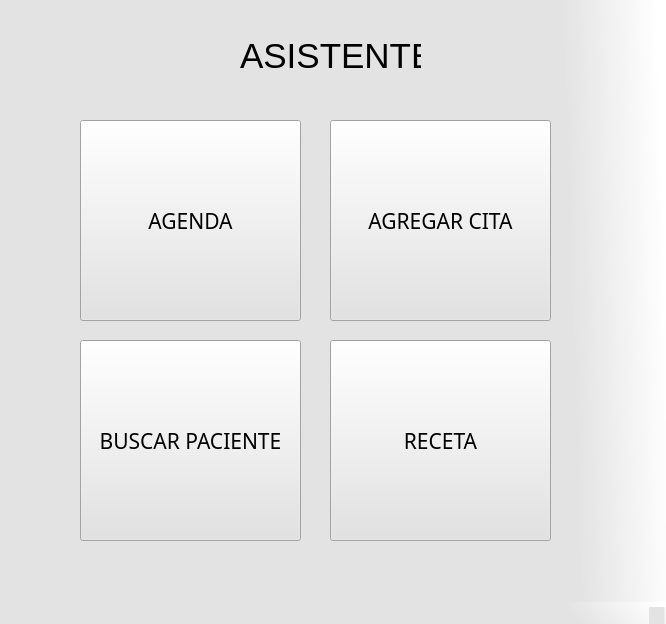
<?xml version="1.0" encoding="UTF-8"?>
<ui version="4.0">
 <class>MainWindow</class>
 <widget class="QMainWindow" name="MainWindow">
  <property name="geometry">
   <rect>
    <x>0</x>
    <y>0</y>
    <width>666</width>
    <height>624</height>
   </rect>
  </property>
  <property name="palette">
   <palette>
    <active>
     <colorrole role="WindowText">
      <brush brushstyle="SolidPattern">
       <color alpha="255">
        <red>0</red>
        <green>0</green>
        <blue>0</blue>
       </color>
      </brush>
     </colorrole>
     <colorrole role="Button">
      <brush brushstyle="LinearGradientPattern">
       <gradient startx="0.000000000000000" starty="0.580000000000000" endx="1.000000000000000" endy="0.551000000000000" type="LinearGradient" spread="PadSpread" coordinatemode="ObjectBoundingMode">
        <gradientstop position="0.857955000000000">
         <color alpha="255">
          <red>227</red>
          <green>227</green>
          <blue>227</blue>
         </color>
        </gradientstop>
        <gradientstop position="1.000000000000000">
         <color alpha="255">
          <red>255</red>
          <green>255</green>
          <blue>255</blue>
         </color>
        </gradientstop>
       </gradient>
      </brush>
     </colorrole>
     <colorrole role="Light">
      <brush brushstyle="SolidPattern">
       <color alpha="255">
        <red>102</red>
        <green>255</green>
        <blue>255</blue>
       </color>
      </brush>
     </colorrole>
     <colorrole role="Midlight">
      <brush brushstyle="SolidPattern">
       <color alpha="255">
        <red>81</red>
        <green>218</green>
        <blue>218</blue>
       </color>
      </brush>
     </colorrole>
     <colorrole role="Dark">
      <brush brushstyle="SolidPattern">
       <color alpha="255">
        <red>30</red>
        <green>91</green>
        <blue>91</blue>
       </color>
      </brush>
     </colorrole>
     <colorrole role="Mid">
      <brush brushstyle="SolidPattern">
       <color alpha="255">
        <red>40</red>
        <green>121</green>
        <blue>121</blue>
       </color>
      </brush>
     </colorrole>
     <colorrole role="Text">
      <brush brushstyle="SolidPattern">
       <color alpha="255">
        <red>0</red>
        <green>0</green>
        <blue>0</blue>
       </color>
      </brush>
     </colorrole>
     <colorrole role="BrightText">
      <brush brushstyle="SolidPattern">
       <color alpha="255">
        <red>255</red>
        <green>255</green>
        <blue>255</blue>
       </color>
      </brush>
     </colorrole>
     <colorrole role="ButtonText">
      <brush brushstyle="SolidPattern">
       <color alpha="255">
        <red>0</red>
        <green>0</green>
        <blue>0</blue>
       </color>
      </brush>
     </colorrole>
     <colorrole role="Base">
      <brush brushstyle="LinearGradientPattern">
       <gradient startx="0.000000000000000" starty="0.580000000000000" endx="1.000000000000000" endy="0.551000000000000" type="LinearGradient" spread="PadSpread" coordinatemode="ObjectBoundingMode">
        <gradientstop position="0.857955000000000">
         <color alpha="255">
          <red>227</red>
          <green>227</green>
          <blue>227</blue>
         </color>
        </gradientstop>
        <gradientstop position="1.000000000000000">
         <color alpha="255">
          <red>255</red>
          <green>255</green>
          <blue>255</blue>
         </color>
        </gradientstop>
       </gradient>
      </brush>
     </colorrole>
     <colorrole role="Window">
      <brush brushstyle="LinearGradientPattern">
       <gradient startx="0.000000000000000" starty="0.580000000000000" endx="1.000000000000000" endy="0.551000000000000" type="LinearGradient" spread="PadSpread" coordinatemode="ObjectBoundingMode">
        <gradientstop position="0.857955000000000">
         <color alpha="255">
          <red>227</red>
          <green>227</green>
          <blue>227</blue>
         </color>
        </gradientstop>
        <gradientstop position="1.000000000000000">
         <color alpha="255">
          <red>255</red>
          <green>255</green>
          <blue>255</blue>
         </color>
        </gradientstop>
       </gradient>
      </brush>
     </colorrole>
     <colorrole role="Shadow">
      <brush brushstyle="SolidPattern">
       <color alpha="255">
        <red>0</red>
        <green>0</green>
        <blue>0</blue>
       </color>
      </brush>
     </colorrole>
     <colorrole role="AlternateBase">
      <brush brushstyle="SolidPattern">
       <color alpha="255">
        <red>157</red>
        <green>218</green>
        <blue>218</blue>
       </color>
      </brush>
     </colorrole>
     <colorrole role="ToolTipBase">
      <brush brushstyle="SolidPattern">
       <color alpha="255">
        <red>255</red>
        <green>255</green>
        <blue>220</blue>
       </color>
      </brush>
     </colorrole>
     <colorrole role="ToolTipText">
      <brush brushstyle="SolidPattern">
       <color alpha="255">
        <red>0</red>
        <green>0</green>
        <blue>0</blue>
       </color>
      </brush>
     </colorrole>
     <colorrole role="PlaceholderText">
      <brush brushstyle="SolidPattern">
       <color alpha="128">
        <red>0</red>
        <green>0</green>
        <blue>0</blue>
       </color>
      </brush>
     </colorrole>
    </active>
    <inactive>
     <colorrole role="WindowText">
      <brush brushstyle="SolidPattern">
       <color alpha="255">
        <red>0</red>
        <green>0</green>
        <blue>0</blue>
       </color>
      </brush>
     </colorrole>
     <colorrole role="Button">
      <brush brushstyle="LinearGradientPattern">
       <gradient startx="0.000000000000000" starty="0.580000000000000" endx="1.000000000000000" endy="0.551000000000000" type="LinearGradient" spread="PadSpread" coordinatemode="ObjectBoundingMode">
        <gradientstop position="0.857955000000000">
         <color alpha="255">
          <red>227</red>
          <green>227</green>
          <blue>227</blue>
         </color>
        </gradientstop>
        <gradientstop position="1.000000000000000">
         <color alpha="255">
          <red>255</red>
          <green>255</green>
          <blue>255</blue>
         </color>
        </gradientstop>
       </gradient>
      </brush>
     </colorrole>
     <colorrole role="Light">
      <brush brushstyle="SolidPattern">
       <color alpha="255">
        <red>102</red>
        <green>255</green>
        <blue>255</blue>
       </color>
      </brush>
     </colorrole>
     <colorrole role="Midlight">
      <brush brushstyle="SolidPattern">
       <color alpha="255">
        <red>81</red>
        <green>218</green>
        <blue>218</blue>
       </color>
      </brush>
     </colorrole>
     <colorrole role="Dark">
      <brush brushstyle="SolidPattern">
       <color alpha="255">
        <red>30</red>
        <green>91</green>
        <blue>91</blue>
       </color>
      </brush>
     </colorrole>
     <colorrole role="Mid">
      <brush brushstyle="SolidPattern">
       <color alpha="255">
        <red>40</red>
        <green>121</green>
        <blue>121</blue>
       </color>
      </brush>
     </colorrole>
     <colorrole role="Text">
      <brush brushstyle="SolidPattern">
       <color alpha="255">
        <red>0</red>
        <green>0</green>
        <blue>0</blue>
       </color>
      </brush>
     </colorrole>
     <colorrole role="BrightText">
      <brush brushstyle="SolidPattern">
       <color alpha="255">
        <red>255</red>
        <green>255</green>
        <blue>255</blue>
       </color>
      </brush>
     </colorrole>
     <colorrole role="ButtonText">
      <brush brushstyle="SolidPattern">
       <color alpha="255">
        <red>0</red>
        <green>0</green>
        <blue>0</blue>
       </color>
      </brush>
     </colorrole>
     <colorrole role="Base">
      <brush brushstyle="LinearGradientPattern">
       <gradient startx="0.000000000000000" starty="0.580000000000000" endx="1.000000000000000" endy="0.551000000000000" type="LinearGradient" spread="PadSpread" coordinatemode="ObjectBoundingMode">
        <gradientstop position="0.857955000000000">
         <color alpha="255">
          <red>227</red>
          <green>227</green>
          <blue>227</blue>
         </color>
        </gradientstop>
        <gradientstop position="1.000000000000000">
         <color alpha="255">
          <red>255</red>
          <green>255</green>
          <blue>255</blue>
         </color>
        </gradientstop>
       </gradient>
      </brush>
     </colorrole>
     <colorrole role="Window">
      <brush brushstyle="LinearGradientPattern">
       <gradient startx="0.000000000000000" starty="0.580000000000000" endx="1.000000000000000" endy="0.551000000000000" type="LinearGradient" spread="PadSpread" coordinatemode="ObjectBoundingMode">
        <gradientstop position="0.857955000000000">
         <color alpha="255">
          <red>227</red>
          <green>227</green>
          <blue>227</blue>
         </color>
        </gradientstop>
        <gradientstop position="1.000000000000000">
         <color alpha="255">
          <red>255</red>
          <green>255</green>
          <blue>255</blue>
         </color>
        </gradientstop>
       </gradient>
      </brush>
     </colorrole>
     <colorrole role="Shadow">
      <brush brushstyle="SolidPattern">
       <color alpha="255">
        <red>0</red>
        <green>0</green>
        <blue>0</blue>
       </color>
      </brush>
     </colorrole>
     <colorrole role="AlternateBase">
      <brush brushstyle="SolidPattern">
       <color alpha="255">
        <red>157</red>
        <green>218</green>
        <blue>218</blue>
       </color>
      </brush>
     </colorrole>
     <colorrole role="ToolTipBase">
      <brush brushstyle="SolidPattern">
       <color alpha="255">
        <red>255</red>
        <green>255</green>
        <blue>220</blue>
       </color>
      </brush>
     </colorrole>
     <colorrole role="ToolTipText">
      <brush brushstyle="SolidPattern">
       <color alpha="255">
        <red>0</red>
        <green>0</green>
        <blue>0</blue>
       </color>
      </brush>
     </colorrole>
     <colorrole role="PlaceholderText">
      <brush brushstyle="SolidPattern">
       <color alpha="128">
        <red>0</red>
        <green>0</green>
        <blue>0</blue>
       </color>
      </brush>
     </colorrole>
    </inactive>
    <disabled>
     <colorrole role="WindowText">
      <brush brushstyle="SolidPattern">
       <color alpha="255">
        <red>30</red>
        <green>91</green>
        <blue>91</blue>
       </color>
      </brush>
     </colorrole>
     <colorrole role="Button">
      <brush brushstyle="LinearGradientPattern">
       <gradient startx="0.000000000000000" starty="0.580000000000000" endx="1.000000000000000" endy="0.551000000000000" type="LinearGradient" spread="PadSpread" coordinatemode="ObjectBoundingMode">
        <gradientstop position="0.857955000000000">
         <color alpha="255">
          <red>227</red>
          <green>227</green>
          <blue>227</blue>
         </color>
        </gradientstop>
        <gradientstop position="1.000000000000000">
         <color alpha="255">
          <red>255</red>
          <green>255</green>
          <blue>255</blue>
         </color>
        </gradientstop>
       </gradient>
      </brush>
     </colorrole>
     <colorrole role="Light">
      <brush brushstyle="SolidPattern">
       <color alpha="255">
        <red>102</red>
        <green>255</green>
        <blue>255</blue>
       </color>
      </brush>
     </colorrole>
     <colorrole role="Midlight">
      <brush brushstyle="SolidPattern">
       <color alpha="255">
        <red>81</red>
        <green>218</green>
        <blue>218</blue>
       </color>
      </brush>
     </colorrole>
     <colorrole role="Dark">
      <brush brushstyle="SolidPattern">
       <color alpha="255">
        <red>30</red>
        <green>91</green>
        <blue>91</blue>
       </color>
      </brush>
     </colorrole>
     <colorrole role="Mid">
      <brush brushstyle="SolidPattern">
       <color alpha="255">
        <red>40</red>
        <green>121</green>
        <blue>121</blue>
       </color>
      </brush>
     </colorrole>
     <colorrole role="Text">
      <brush brushstyle="SolidPattern">
       <color alpha="255">
        <red>30</red>
        <green>91</green>
        <blue>91</blue>
       </color>
      </brush>
     </colorrole>
     <colorrole role="BrightText">
      <brush brushstyle="SolidPattern">
       <color alpha="255">
        <red>255</red>
        <green>255</green>
        <blue>255</blue>
       </color>
      </brush>
     </colorrole>
     <colorrole role="ButtonText">
      <brush brushstyle="SolidPattern">
       <color alpha="255">
        <red>30</red>
        <green>91</green>
        <blue>91</blue>
       </color>
      </brush>
     </colorrole>
     <colorrole role="Base">
      <brush brushstyle="LinearGradientPattern">
       <gradient startx="0.000000000000000" starty="0.580000000000000" endx="1.000000000000000" endy="0.551000000000000" type="LinearGradient" spread="PadSpread" coordinatemode="ObjectBoundingMode">
        <gradientstop position="0.857955000000000">
         <color alpha="255">
          <red>227</red>
          <green>227</green>
          <blue>227</blue>
         </color>
        </gradientstop>
        <gradientstop position="1.000000000000000">
         <color alpha="255">
          <red>255</red>
          <green>255</green>
          <blue>255</blue>
         </color>
        </gradientstop>
       </gradient>
      </brush>
     </colorrole>
     <colorrole role="Window">
      <brush brushstyle="LinearGradientPattern">
       <gradient startx="0.000000000000000" starty="0.580000000000000" endx="1.000000000000000" endy="0.551000000000000" type="LinearGradient" spread="PadSpread" coordinatemode="ObjectBoundingMode">
        <gradientstop position="0.857955000000000">
         <color alpha="255">
          <red>227</red>
          <green>227</green>
          <blue>227</blue>
         </color>
        </gradientstop>
        <gradientstop position="1.000000000000000">
         <color alpha="255">
          <red>255</red>
          <green>255</green>
          <blue>255</blue>
         </color>
        </gradientstop>
       </gradient>
      </brush>
     </colorrole>
     <colorrole role="Shadow">
      <brush brushstyle="SolidPattern">
       <color alpha="255">
        <red>0</red>
        <green>0</green>
        <blue>0</blue>
       </color>
      </brush>
     </colorrole>
     <colorrole role="AlternateBase">
      <brush brushstyle="SolidPattern">
       <color alpha="255">
        <red>60</red>
        <green>182</green>
        <blue>182</blue>
       </color>
      </brush>
     </colorrole>
     <colorrole role="ToolTipBase">
      <brush brushstyle="SolidPattern">
       <color alpha="255">
        <red>255</red>
        <green>255</green>
        <blue>220</blue>
       </color>
      </brush>
     </colorrole>
     <colorrole role="ToolTipText">
      <brush brushstyle="SolidPattern">
       <color alpha="255">
        <red>0</red>
        <green>0</green>
        <blue>0</blue>
       </color>
      </brush>
     </colorrole>
     <colorrole role="PlaceholderText">
      <brush brushstyle="SolidPattern">
       <color alpha="128">
        <red>0</red>
        <green>0</green>
        <blue>0</blue>
       </color>
      </brush>
     </colorrole>
    </disabled>
   </palette>
  </property>
  <property name="windowTitle">
   <string>Asistente</string>
  </property>
  <property name="styleSheet">
   <string notr="true">background-color: qlineargradient(spread:pad, x1:0, y1:0.58, x2:1, y2:0.551, stop:0.857955 rgba(227, 227, 227, 255), stop:1 rgba(255, 255, 255, 255));</string>
  </property>
  <widget class="QWidget" name="centralwidget">
   <widget class="QPushButton" name="pb_receta_a">
    <property name="geometry">
     <rect>
      <x>330</x>
      <y>340</y>
      <width>221</width>
      <height>201</height>
     </rect>
    </property>
    <property name="font">
     <font>
      <family>Nirmala UI Semilight</family>
      <pointsize>16</pointsize>
     </font>
    </property>
    <property name="styleSheet">
     <string notr="true">background-color: rgb(227, 227, 227);</string>
    </property>
    <property name="text">
     <string>RECETA</string>
    </property>
   </widget>
   <widget class="QLabel" name="label">
    <property name="geometry">
     <rect>
      <x>240</x>
      <y>30</y>
      <width>181</width>
      <height>51</height>
     </rect>
    </property>
    <property name="font">
     <font>
      <pointsize>26</pointsize>
     </font>
    </property>
    <property name="layoutDirection">
     <enum>Qt::LeftToRight</enum>
    </property>
    <property name="styleSheet">
     <string notr="true">background-color: rgb(227, 227, 227);</string>
    </property>
    <property name="text">
     <string>ASISTENTE</string>
    </property>
   </widget>
   <widget class="QPushButton" name="pb_agenda_a">
    <property name="geometry">
     <rect>
      <x>80</x>
      <y>120</y>
      <width>221</width>
      <height>201</height>
     </rect>
    </property>
    <property name="palette">
     <palette>
      <active>
       <colorrole role="WindowText">
        <brush brushstyle="SolidPattern">
         <color alpha="255">
          <red>0</red>
          <green>0</green>
          <blue>0</blue>
         </color>
        </brush>
       </colorrole>
       <colorrole role="Button">
        <brush brushstyle="SolidPattern">
         <color alpha="255">
          <red>227</red>
          <green>227</green>
          <blue>227</blue>
         </color>
        </brush>
       </colorrole>
       <colorrole role="Light">
        <brush brushstyle="SolidPattern">
         <color alpha="255">
          <red>255</red>
          <green>255</green>
          <blue>255</blue>
         </color>
        </brush>
       </colorrole>
       <colorrole role="Midlight">
        <brush brushstyle="SolidPattern">
         <color alpha="255">
          <red>212</red>
          <green>255</green>
          <blue>255</blue>
         </color>
        </brush>
       </colorrole>
       <colorrole role="Dark">
        <brush brushstyle="SolidPattern">
         <color alpha="255">
          <red>85</red>
          <green>127</green>
          <blue>127</blue>
         </color>
        </brush>
       </colorrole>
       <colorrole role="Mid">
        <brush brushstyle="SolidPattern">
         <color alpha="255">
          <red>113</red>
          <green>170</green>
          <blue>170</blue>
         </color>
        </brush>
       </colorrole>
       <colorrole role="Text">
        <brush brushstyle="SolidPattern">
         <color alpha="255">
          <red>0</red>
          <green>0</green>
          <blue>0</blue>
         </color>
        </brush>
       </colorrole>
       <colorrole role="BrightText">
        <brush brushstyle="SolidPattern">
         <color alpha="255">
          <red>255</red>
          <green>255</green>
          <blue>255</blue>
         </color>
        </brush>
       </colorrole>
       <colorrole role="ButtonText">
        <brush brushstyle="SolidPattern">
         <color alpha="255">
          <red>0</red>
          <green>0</green>
          <blue>0</blue>
         </color>
        </brush>
       </colorrole>
       <colorrole role="Base">
        <brush brushstyle="SolidPattern">
         <color alpha="255">
          <red>227</red>
          <green>227</green>
          <blue>227</blue>
         </color>
        </brush>
       </colorrole>
       <colorrole role="Window">
        <brush brushstyle="SolidPattern">
         <color alpha="255">
          <red>227</red>
          <green>227</green>
          <blue>227</blue>
         </color>
        </brush>
       </colorrole>
       <colorrole role="Shadow">
        <brush brushstyle="SolidPattern">
         <color alpha="255">
          <red>0</red>
          <green>0</green>
          <blue>0</blue>
         </color>
        </brush>
       </colorrole>
       <colorrole role="AlternateBase">
        <brush brushstyle="SolidPattern">
         <color alpha="255">
          <red>212</red>
          <green>255</green>
          <blue>255</blue>
         </color>
        </brush>
       </colorrole>
       <colorrole role="ToolTipBase">
        <brush brushstyle="SolidPattern">
         <color alpha="255">
          <red>255</red>
          <green>255</green>
          <blue>220</blue>
         </color>
        </brush>
       </colorrole>
       <colorrole role="ToolTipText">
        <brush brushstyle="SolidPattern">
         <color alpha="255">
          <red>0</red>
          <green>0</green>
          <blue>0</blue>
         </color>
        </brush>
       </colorrole>
       <colorrole role="PlaceholderText">
        <brush brushstyle="SolidPattern">
         <color alpha="128">
          <red>0</red>
          <green>0</green>
          <blue>0</blue>
         </color>
        </brush>
       </colorrole>
      </active>
      <inactive>
       <colorrole role="WindowText">
        <brush brushstyle="SolidPattern">
         <color alpha="255">
          <red>0</red>
          <green>0</green>
          <blue>0</blue>
         </color>
        </brush>
       </colorrole>
       <colorrole role="Button">
        <brush brushstyle="SolidPattern">
         <color alpha="255">
          <red>227</red>
          <green>227</green>
          <blue>227</blue>
         </color>
        </brush>
       </colorrole>
       <colorrole role="Light">
        <brush brushstyle="SolidPattern">
         <color alpha="255">
          <red>255</red>
          <green>255</green>
          <blue>255</blue>
         </color>
        </brush>
       </colorrole>
       <colorrole role="Midlight">
        <brush brushstyle="SolidPattern">
         <color alpha="255">
          <red>212</red>
          <green>255</green>
          <blue>255</blue>
         </color>
        </brush>
       </colorrole>
       <colorrole role="Dark">
        <brush brushstyle="SolidPattern">
         <color alpha="255">
          <red>85</red>
          <green>127</green>
          <blue>127</blue>
         </color>
        </brush>
       </colorrole>
       <colorrole role="Mid">
        <brush brushstyle="SolidPattern">
         <color alpha="255">
          <red>113</red>
          <green>170</green>
          <blue>170</blue>
         </color>
        </brush>
       </colorrole>
       <colorrole role="Text">
        <brush brushstyle="SolidPattern">
         <color alpha="255">
          <red>0</red>
          <green>0</green>
          <blue>0</blue>
         </color>
        </brush>
       </colorrole>
       <colorrole role="BrightText">
        <brush brushstyle="SolidPattern">
         <color alpha="255">
          <red>255</red>
          <green>255</green>
          <blue>255</blue>
         </color>
        </brush>
       </colorrole>
       <colorrole role="ButtonText">
        <brush brushstyle="SolidPattern">
         <color alpha="255">
          <red>0</red>
          <green>0</green>
          <blue>0</blue>
         </color>
        </brush>
       </colorrole>
       <colorrole role="Base">
        <brush brushstyle="SolidPattern">
         <color alpha="255">
          <red>227</red>
          <green>227</green>
          <blue>227</blue>
         </color>
        </brush>
       </colorrole>
       <colorrole role="Window">
        <brush brushstyle="SolidPattern">
         <color alpha="255">
          <red>227</red>
          <green>227</green>
          <blue>227</blue>
         </color>
        </brush>
       </colorrole>
       <colorrole role="Shadow">
        <brush brushstyle="SolidPattern">
         <color alpha="255">
          <red>0</red>
          <green>0</green>
          <blue>0</blue>
         </color>
        </brush>
       </colorrole>
       <colorrole role="AlternateBase">
        <brush brushstyle="SolidPattern">
         <color alpha="255">
          <red>212</red>
          <green>255</green>
          <blue>255</blue>
         </color>
        </brush>
       </colorrole>
       <colorrole role="ToolTipBase">
        <brush brushstyle="SolidPattern">
         <color alpha="255">
          <red>255</red>
          <green>255</green>
          <blue>220</blue>
         </color>
        </brush>
       </colorrole>
       <colorrole role="ToolTipText">
        <brush brushstyle="SolidPattern">
         <color alpha="255">
          <red>0</red>
          <green>0</green>
          <blue>0</blue>
         </color>
        </brush>
       </colorrole>
       <colorrole role="PlaceholderText">
        <brush brushstyle="SolidPattern">
         <color alpha="128">
          <red>0</red>
          <green>0</green>
          <blue>0</blue>
         </color>
        </brush>
       </colorrole>
      </inactive>
      <disabled>
       <colorrole role="WindowText">
        <brush brushstyle="SolidPattern">
         <color alpha="255">
          <red>85</red>
          <green>127</green>
          <blue>127</blue>
         </color>
        </brush>
       </colorrole>
       <colorrole role="Button">
        <brush brushstyle="SolidPattern">
         <color alpha="255">
          <red>227</red>
          <green>227</green>
          <blue>227</blue>
         </color>
        </brush>
       </colorrole>
       <colorrole role="Light">
        <brush brushstyle="SolidPattern">
         <color alpha="255">
          <red>255</red>
          <green>255</green>
          <blue>255</blue>
         </color>
        </brush>
       </colorrole>
       <colorrole role="Midlight">
        <brush brushstyle="SolidPattern">
         <color alpha="255">
          <red>212</red>
          <green>255</green>
          <blue>255</blue>
         </color>
        </brush>
       </colorrole>
       <colorrole role="Dark">
        <brush brushstyle="SolidPattern">
         <color alpha="255">
          <red>85</red>
          <green>127</green>
          <blue>127</blue>
         </color>
        </brush>
       </colorrole>
       <colorrole role="Mid">
        <brush brushstyle="SolidPattern">
         <color alpha="255">
          <red>113</red>
          <green>170</green>
          <blue>170</blue>
         </color>
        </brush>
       </colorrole>
       <colorrole role="Text">
        <brush brushstyle="SolidPattern">
         <color alpha="255">
          <red>85</red>
          <green>127</green>
          <blue>127</blue>
         </color>
        </brush>
       </colorrole>
       <colorrole role="BrightText">
        <brush brushstyle="SolidPattern">
         <color alpha="255">
          <red>255</red>
          <green>255</green>
          <blue>255</blue>
         </color>
        </brush>
       </colorrole>
       <colorrole role="ButtonText">
        <brush brushstyle="SolidPattern">
         <color alpha="255">
          <red>85</red>
          <green>127</green>
          <blue>127</blue>
         </color>
        </brush>
       </colorrole>
       <colorrole role="Base">
        <brush brushstyle="SolidPattern">
         <color alpha="255">
          <red>227</red>
          <green>227</green>
          <blue>227</blue>
         </color>
        </brush>
       </colorrole>
       <colorrole role="Window">
        <brush brushstyle="SolidPattern">
         <color alpha="255">
          <red>227</red>
          <green>227</green>
          <blue>227</blue>
         </color>
        </brush>
       </colorrole>
       <colorrole role="Shadow">
        <brush brushstyle="SolidPattern">
         <color alpha="255">
          <red>0</red>
          <green>0</green>
          <blue>0</blue>
         </color>
        </brush>
       </colorrole>
       <colorrole role="AlternateBase">
        <brush brushstyle="SolidPattern">
         <color alpha="255">
          <red>170</red>
          <green>255</green>
          <blue>255</blue>
         </color>
        </brush>
       </colorrole>
       <colorrole role="ToolTipBase">
        <brush brushstyle="SolidPattern">
         <color alpha="255">
          <red>255</red>
          <green>255</green>
          <blue>220</blue>
         </color>
        </brush>
       </colorrole>
       <colorrole role="ToolTipText">
        <brush brushstyle="SolidPattern">
         <color alpha="255">
          <red>0</red>
          <green>0</green>
          <blue>0</blue>
         </color>
        </brush>
       </colorrole>
       <colorrole role="PlaceholderText">
        <brush brushstyle="SolidPattern">
         <color alpha="128">
          <red>0</red>
          <green>0</green>
          <blue>0</blue>
         </color>
        </brush>
       </colorrole>
      </disabled>
     </palette>
    </property>
    <property name="font">
     <font>
      <family>Nirmala UI Semilight</family>
      <pointsize>16</pointsize>
     </font>
    </property>
    <property name="styleSheet">
     <string notr="true">background-color: rgb(227, 227, 227);</string>
    </property>
    <property name="text">
     <string>AGENDA</string>
    </property>
   </widget>
   <widget class="QPushButton" name="pb_agregarcita_a">
    <property name="geometry">
     <rect>
      <x>330</x>
      <y>120</y>
      <width>221</width>
      <height>201</height>
     </rect>
    </property>
    <property name="font">
     <font>
      <family>Nirmala UI Semilight</family>
      <pointsize>16</pointsize>
     </font>
    </property>
    <property name="styleSheet">
     <string notr="true">background-color: rgb(227, 227, 227);</string>
    </property>
    <property name="text">
     <string>AGREGAR CITA</string>
    </property>
   </widget>
   <widget class="QPushButton" name="pb_buscarPx_a">
    <property name="geometry">
     <rect>
      <x>80</x>
      <y>340</y>
      <width>221</width>
      <height>201</height>
     </rect>
    </property>
    <property name="font">
     <font>
      <family>Nirmala UI Semilight</family>
      <pointsize>16</pointsize>
     </font>
    </property>
    <property name="styleSheet">
     <string notr="true">background-color: rgb(227, 227, 227);</string>
    </property>
    <property name="text">
     <string>BUSCAR PACIENTE</string>
    </property>
   </widget>
  </widget>
  <widget class="QStatusBar" name="statusbar"/>
 </widget>
 <resources/>
 <connections/>
</ui>
